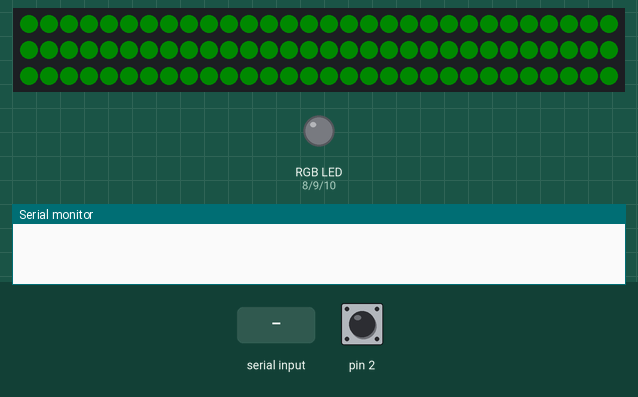
A sketch run on a simulated Arduino Uno, built with avr-gcc and run on an emulated ATmega328P. Parts: 90 RGB LEDs in strip order, left to right, continuing on the next row, an RGB LED mixed from three pins (HIGH = lit), the last lines printed to the serial monitor. The test bench sets the inputs (shaded band); at power-on: pin 2 HIGH. Dim RGB values are drawn brighter than linear.

Above: at 1.2 s.
1.3 s: "mode 1\n" received over Serial
At 2.5 s:
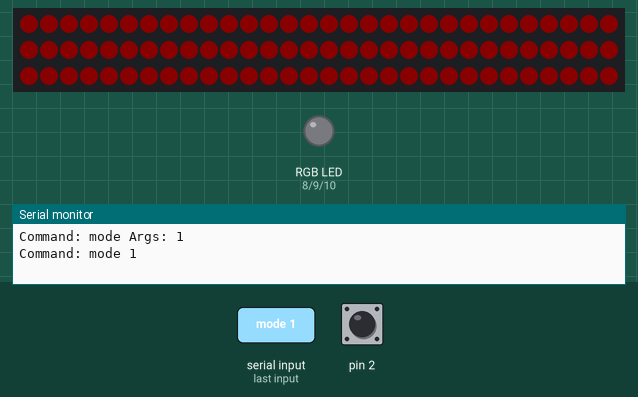
2.8 s: "mode" received over Serial
At 3.6 s:
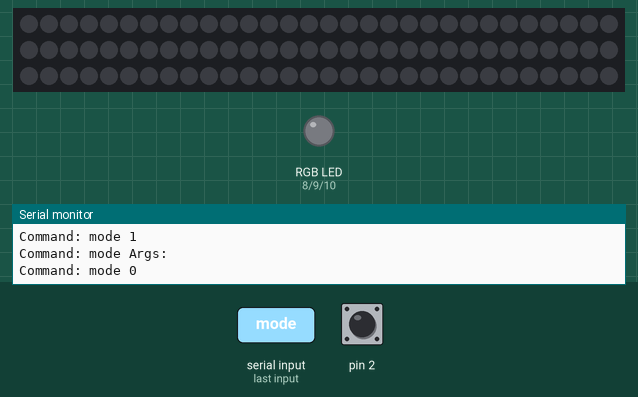
4.3 s: "restart 1\n" received over Serial
At 5.5 s:
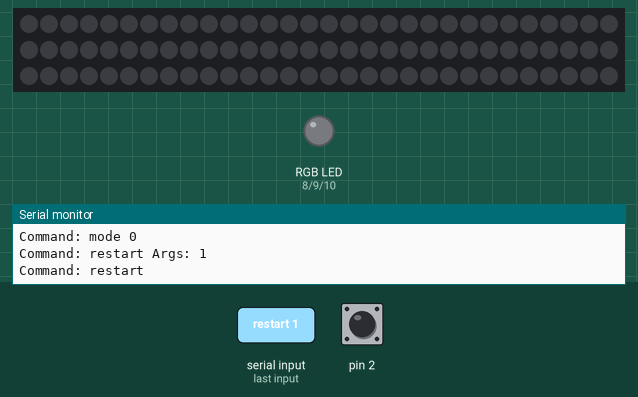
5.8 s: pin 2 pulled LOW for 0.15 s
At 6.7 s:
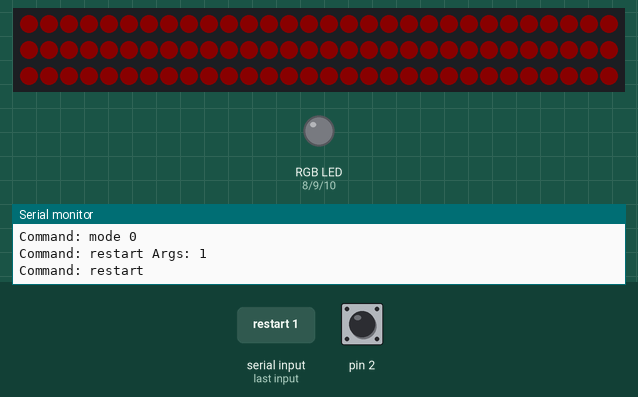
7.4 s: "rgb 1\n" received over Serial
At 8.9 s:
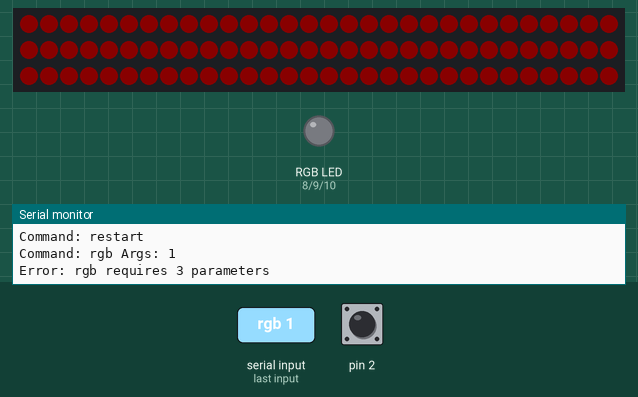
Timing chart, 0 to 10.0 s (numbered marks = the images above; inputs shaded):
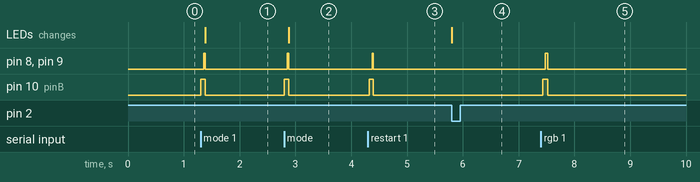

Measured:
- after the input at 1.3 s, pin 8 (pinR), pin 9 (pinG): LOW → HIGH after 0.06 s, → LOW 0.02 s later; pin 10 (pinB): LOW → HIGH at once, → LOW 0.07 s later; the LEDs: change after 0.08 s (image 1)
- after the input at 2.8 s, pin 8 (pinR), pin 9 (pinG): LOW → HIGH after 0.05 s, → LOW 0.02 s later; pin 10 (pinB): LOW → HIGH at once, → LOW 0.07 s later; the LEDs: change after 0.08 s (image 2)
- after the input at 4.3 s, pin 8 (pinR), pin 9 (pinG): LOW → HIGH after 0.07 s, → LOW 0.02 s later; pin 10 (pinB): LOW → HIGH at once, → LOW 0.07 s later
- after the input at 5.8 s, the LEDs: change at once (image 4)
- after the input at 7.4 s, pin 8 (pinR): LOW → HIGH after 0.08 s, → LOW 0.04 s later; pin 9 (pinG): LOW → HIGH after 0.08 s, → LOW 0.05 s later; pin 10 (pinB): LOW → HIGH at once, → LOW 0.10 s later

The sketch:

rgbstart.ino
```cpp
// ----- arduino_rgb_bot.ino -----
#include <Arduino.h>
#include <FastLED.h>          // библиотека для работы с лентой
#include "analog.h" // Подключаем файл с функциями для работы с RGB лампочками
#include "CommandHandler.h"

#define LEDS      FastLED     // опционально, чтобы писать LEDS.…
#define LED_COUNT 90          // число светодиодов
#define LED_DT    3           // пин DIN ленты

//void setRGB(int _r, int _g, int _b); // ← добавьте эту строку в начало файла


volatile int ledMode = 2;
//volatile byte ledMode = 2;
int max_bright = 10;          // максимальная яркость (0 - 255)
//struct RGB8 { uint8_t r, g, b; };
RGB8  rgbMode;

int thisdelay = 20;          //-FX LOOPS DELAY VAR
int thisstep = 10;           //-FX LOOPS DELAY VAR
int thishue = 0;             //-FX LOOPS DELAY VAR
int thissat = 255;           //-FX LOOPS DELAY VAR
int bouncedirection = 0;     //-SWITCH FOR COLOR BOUNCE (0-1) // TODO ??

volatile uint32_t btnTimer;
boolean adapt_light = 0;       // адаптивная подсветка (1 - включить, 0 - выключить)

byte fav_modes[] = {2, 11, 14, 25, 27, 30, 41};  // список "любимых" режимов
byte num_modes = sizeof(fav_modes);         // получить количество "любимых" режимов (они все по 1 байту..)
unsigned long change_time, last_change, last_bright;
int new_bright;
/*
// цвета мячиков для режима
byte ballColors[3][3] = {
  {0xff, 0, 0},
  {0xff, 0xff, 0xff},
  {0   , 0   , 0xff}
};
*/
// ---------------СЛУЖЕБНЫЕ ПЕРЕМЕННЫЕ-----------------
int BOTTOM_INDEX = 0;        // светодиод начала отсчёта
int TOP_INDEX = int(LED_COUNT / 2);
int EVENODD = LED_COUNT % 2;
struct CRGB leds[LED_COUNT];
int ledsX[LED_COUNT][3];     //-ARRAY FOR COPYING WHATS IN THE LED STRIP CURRENTLY (FOR CELL-AUTOMATA, MARCH, ETC)

//int thisindex = 0;
//int thisRED = 0;
//int thisGRN = 0;
//int thisBLU = 0;

int idex = 0;                //-LED INDEX (0 to LED_COUNT-1
int ihue = 0;                //-HUE (0-255)
int ibright = 0;             //-BRIGHTNESS (0-255)
int isat = 0;                //-SATURATION (0-255)
float tcount = 0.0;          //-INC VAR FOR SIN LOOPS
int lcount = 0;              //-ANOTHER COUNTING VAR
bool debug = true;

volatile byte modeCounter;
volatile boolean changeFlag;
// ---------------СЛУЖЕБНЫЕ ПЕРЕМЕННЫЕ-----------------
/////////////////////////////////

void setup() {
  Serial.begin(9600);              // открыть порт для связи
  LEDS.setBrightness(max_bright);  // ограничить максимальную яркость

  LEDS.addLeds<WS2811, LED_DT, GRB>(leds, LED_COUNT);  // настрйоки для нашей ленты (ленты на WS2811, WS2812, WS2812B)

  fill_solid(leds, LED_COUNT, CRGB::Yellow); // Зажечь желтый
  LEDS.show();                     // отослать команду

  randomSeed(analogRead(0));
  pinMode(2, INPUT_PULLUP);
  attachInterrupt(0, btnISR, FALLING);
  setupAnalog();
  setupLEDEffect(LED_COUNT); // Инициализация LED эффектов с количеством светодиодов
}

const size_t bufSize = 50;
char buf[bufSize + 1];  // +1 для завершающего нуля

void loop() {
  setRGB(0, 0, 0);
  //Serial.println("Waiting for commands...");

/*
  if (Serial.available()) {     // если что то прислали
    setRGB(0, 0, 255);
    ledMode = Serial.readString().toInt();    // парсим в тип данных int
    Serial.print("Mode: ");
    Serial.println(ledMode);
    change_mode(ledMode);           // меняем режим через change_mode (там для каждого режима стоят цвета и задержки)
    //Serial.flush(); // очищаем буфер после отправки команды
  }
*/
  if (Serial.available()) {
    setRGB(0,0,255);
    Serial.setTimeout(50);
    String command = Serial.readString();

    setRGB(0,255,255);
    handleSerialCommands(command, &ledMode, &rgbMode);
    //setRGB(0,255,255);
  }

  switch (ledMode) {
    case 0: setColor(0, 0, 0); break;            // off
    case 1: setColor(255, 0, 0); break; // RED
    case 2: setColor(0, 255, 0); break; // GREEN для отладки
    case 3: setColor(0, 0, 255); break; // BLUE
    case 4: setColor(255, 255, 0); break; // YELLOW
    case 5: setColor(255, 0, 255); break; // MAGENTA
    case 6: setColor(0, 255, 255); break; // CYAN
    case 7: setColor(255, 255, 255); break; // WHITE
    case 8: setColor(255, 0, 0); break; // RED
  //  case 50: pulse_one_color_all(); break;//color(255, 0, 255); break;            // цвет
    case 128: setColor(246,118,142); break; // pink

    case 129: setColor(255, 165, 0); break; // orange
    //case 130: M_flash(); break;
  //  case 131: fill_solid(leds, LED_COUNT, CRGB::Cyan); break;  // Устанавливаем первый светодиод в цвет CYAN
    case 999: setColor(rgbMode.r, rgbMode.g, rgbMode.b); break;
  }
}

void btnISR() {
  if (millis() - btnTimer > 150) {
    btnTimer = millis();  // защита от дребезга
    if (++modeCounter >= num_modes) modeCounter = 0;
    //ledMode = fav_modes[modeCounter];    // получаем новый номер следующего режима
    ledMode = 8;
    change_mode(ledMode);               // меняем режим через change_mode (там для каждого режима стоят цвета и задержки)
    changeFlag = true;
  }
}


void change_mode(int newmode) {
  thissat = 255;
  switch (newmode) {
    case 0:
    case 1:
    case 3: thisdelay = 20; thisstep = 10; break;       //---RAINBOW LOOP
    case 8: thisdelay = 40; thishue = 0; break;         //---POLICE LIGHTS SOLID
    case 9: thishue = 160; thissat = 50; break;         //---STRIP FLICKER
    case 35: thisdelay = 15; break;                     // Fire
    case 44: thisdelay = 100; break;                    // Strobe
  }
  bouncedirection = 0;
  ledMode = newmode;
  //Serial.println(String(newmode) + " +"); // отправляем номер режима обратно в бот
  //Serial.flush(); // очищаем буфер после отправки команды
}
```

ComandHandler.cpp
```cpp
#include "CommandHandler.h"
#include "Analog.h"

void handleSerialCommands(String command, volatile int *ledMode, RGB8 *currentColor) {
  setRGB(255,255,255);
  command.trim();
  if (command.length() == 0) return;

  // Split the line into tokens
  // first token = command, subsequent tokens = args
  int idx = command.indexOf(' ');
  String cmd = (idx < 0) ? command : command.substring(0, idx);
  cmd.toLowerCase();

  String args = (idx < 0) ? String() : command.substring(idx + 1);
  args.trim();

  // DEBUG INFO
  Serial.print("Command: ");
  Serial.print(cmd);
  Serial.print(" Args: ");
  Serial.println(args);

  if (cmd == "restart") {
    Serial.println("Command: restart");
    //restartController();
  }
  else if (cmd == "mode") {
    // expect a single integer parameter
    int m = args.toInt();
    Serial.print("Command: mode ");
    Serial.println(m);
    *ledMode = m;
  }
  else if (cmd == "rgb") {
    // expect three integers: R G B
    uint8_t r, g, b;
    // scan args
    int cnt = sscanf(args.c_str(), "%hhu %hhu %hhu", &r, &g, &b);
    if (cnt == 3) {
      *ledMode = 999;
      *currentColor = { r, g, b };
    } else {
      Serial.println("Error: rgb requires 3 parameters");
    }
  }
  else {
    Serial.print("Unknown command: ");
    Serial.println(cmd);
  }
}
```

CommandHandler.h
```cpp
#ifndef COMMAND_HANDLER_H
#define COMMAND_HANDLER_H

#include <Arduino.h>

// you must implement or extern these in your main .ino:
extern volatile int ledMode;
extern void restartController(); // TODO

struct RGB8 { uint8_t r, g, b; };
extern RGB8 currentColor;

// Call this from your loop()
void handleSerialCommands(String command, volatile int *ledMode, RGB8 *currentColor);

#endif // COMMAND_HANDLER_H
```

LEDEffect.ino
```cpp
// Summary: bogdan pidor

#include <FastLED.h> // если используете FastLED

uint8_t ledCount = 1; // Количество светодиодов, будет установлено в LEDEffectSetup

void setupLEDEffect( int _ledCount)
{
  ledCount = _ledCount;
}

void pulse_one_color_all() {              //-m10-PULSE BRIGHTNESS ON ALL LEDS TO ONE COLOR
  if (bouncedirection == 0) {
    ibright++;
    if (ibright >= 255) {
      bouncedirection = 1;
    }
  }
  if (bouncedirection == 1) {
    ibright = ibright - 1;
    if (ibright <= 1) {
      bouncedirection = 0;
    }
  }
  for (int idex = 0 ; idex < ledCount; idex++ ) {
    leds[idex] = CHSV(thishue, thissat, ibright);
  }
  LEDS.show();
  if (safeDelay(thisdelay)) return;
}

void setColor(int cred, int cgrn, int cblu) {       //-SET ALL LEDS TO ONE COLOR
  for (int i = 0 ; i < ledCount; i++ ) {
    leds[i].setRGB( cred, cgrn, cblu);
  }
  LEDS.show();
  if (safeDelay(thisdelay)) return;
}

boolean safeDelay(int delTime) {
  uint32_t thisTime = millis();
  while (millis() - thisTime <= delTime) {
    if (changeFlag) {
      changeFlag = false;
      return true;
    }
  }
  return false;
}

/*
void M_flash() {
  static bool redState = true;       // текущее состояние: true = красный, false = синий
  static uint32_t lastChange = 0;         // время последнего переключения

  uint32_t now = millis();

  if (redState) {
    // Сейчас горим красным, ждём RED_ON_TIME мс
    if (now - lastChange >= 100) { // RED_ON_TIME
      // переключаемся на синий
      //M_Color(0, 0, 255); // или fill_solid(leds, LED_COUNT, CRGB::Blue);
      // если используете FastLED, то:
      fill_solid(leds, ledCount, CRGB::Blue);
      FastLED.show();

      redState    = false;
      lastChange  = now;
    }
  } else {
    // Сейчас горим синим, ждём BLUE_ON_TIME мс
    if (now - lastChange >= 100) { // BLUE_ON_TIME
      // переключаемся на красный
      fill_solid(leds, ledCount, CRGB::Red);
      //M_Color(255, 0, 0); // или fill_solid(leds, LED_COUNT, CRGB::Red);
      // если используете FastLED, то:
      FastLED.show();

      redState    = true;
      lastChange  = now;
    }
  }
}
*/
/*
void rainbow_loop() {                        //-m3-LOOP HSV RAINBOW
  idex++;
  ihue = ihue + thisstep;
  if (idex >= LED_COUNT) {
    idex = 0;
  }
  if (ihue > 255) {
    ihue = 0;
  }
  leds[idex] = CHSV(ihue, thissat, 255);
  LEDS.show();
  if (safeDelay(thisdelay)) return;
}
*/
```

analog.cpp
```cpp
#include "analog.h"

int r, g, b;

void setupAnalog() {
  pinMode(pinR, OUTPUT);
  pinMode(pinG, OUTPUT);
  pinMode(pinB, OUTPUT);
  setRGB(0, 0, 0);
}

void setRGB(int _r, int _g, int _b) {
  analogWrite(pinR, _r);
  analogWrite(pinG, _g);
  analogWrite(pinB, _b);
  r = _r;
  g = _g;
  b = _b;

   // Сохраняем значения RGB для отладки
  //Отладочная строка для вывода значений RGB
  //Serial.print("RGB: ");
  //String out = String(r) + ", " + String(g) + ", " + String(b);
  //Serial.println(String(r) + ", " + String(g) + ", " + String(b));
  //delay(500);
}
```

analog.h
```cpp
#pragma once
#include <Arduino.h>
//#include "analog.h"

const int pinR = 8;   // PWM-канал для красного
const int pinG = 9;   // PWM-канал для зелёного
const int pinB = 10;  // PWM-канал для синего
extern int r, g, b;

void setupAnalog();
void setRGB(int _r, int _g, int _b);
```
